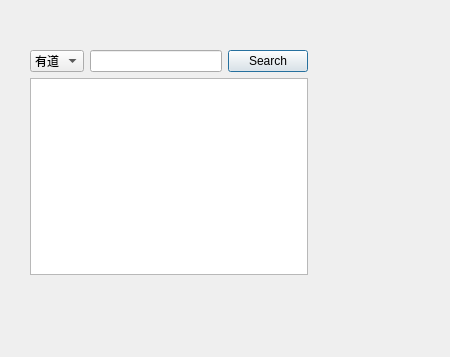
<?xml version="1.0" encoding="UTF-8"?>
<ui version="4.0">
 <class>Dialog</class>
 <widget class="QDialog" name="Dialog">
  <property name="windowModality">
   <enum>Qt::WindowModal</enum>
  </property>
  <property name="geometry">
   <rect>
    <x>0</x>
    <y>0</y>
    <width>450</width>
    <height>357</height>
   </rect>
  </property>
  <property name="windowTitle">
   <string>YYDict</string>
  </property>
  <property name="windowIcon">
   <iconset>
    <normaloff>icon_dict2.png</normaloff>icon_dict2.png</iconset>
  </property>
  <widget class="QWidget" name="layoutWidget">
   <property name="geometry">
    <rect>
     <x>30</x>
     <y>50</y>
     <width>278</width>
     <height>225</height>
    </rect>
   </property>
   <layout class="QVBoxLayout" name="verticalLayout">
    <property name="sizeConstraint">
     <enum>QLayout::SetNoConstraint</enum>
    </property>
    <item>
     <layout class="QHBoxLayout" name="horizontalLayout">
      <item>
       <widget class="QComboBox" name="comboBox">
        <item>
         <property name="text">
          <string>有道</string>
         </property>
        </item>
        <item>
         <property name="text">
          <string>百度</string>
         </property>
        </item>
       </widget>
      </item>
      <item>
       <widget class="QLineEdit" name="lineEdit">
        <property name="locale">
         <locale language="English" country="UnitedStates"/>
        </property>
       </widget>
      </item>
      <item>
       <widget class="QPushButton" name="button1">
        <property name="text">
         <string>Search</string>
        </property>
       </widget>
      </item>
     </layout>
    </item>
    <item>
     <widget class="QPlainTextEdit" name="plainTextEdit"/>
    </item>
   </layout>
  </widget>
 </widget>
 <resources/>
 <connections/>
</ui>
